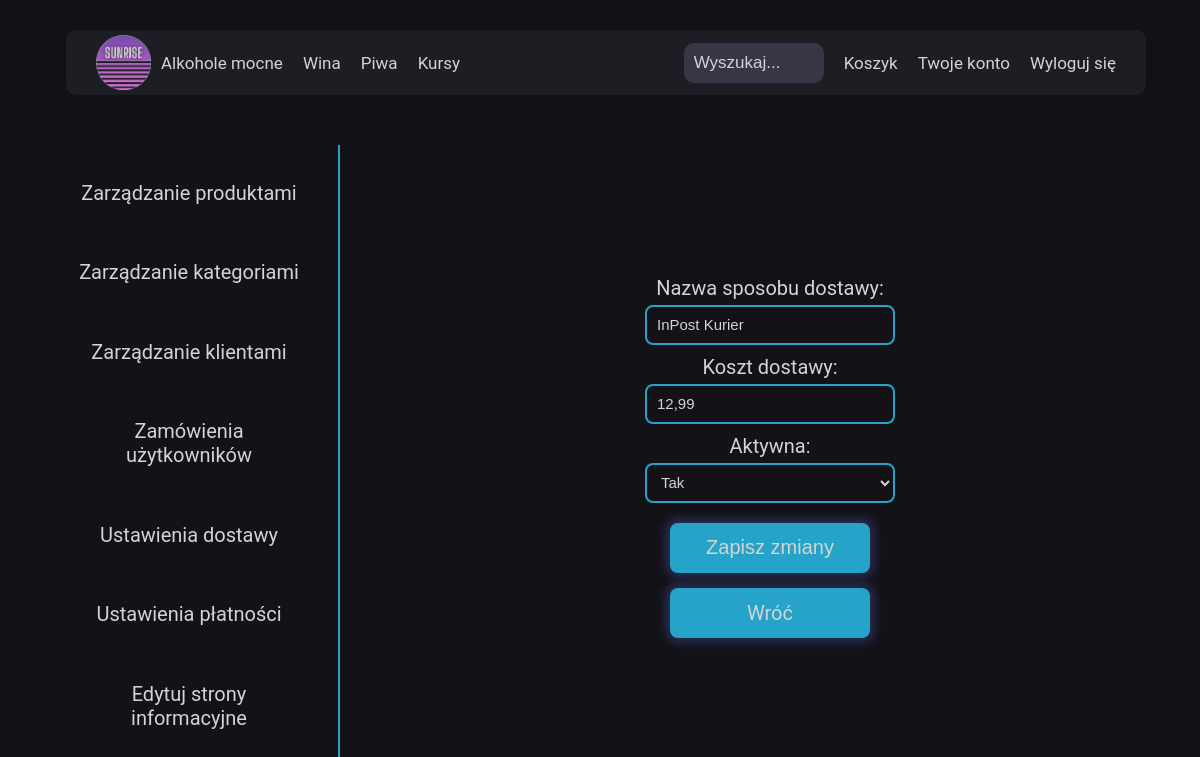
The page /html/admin_panel/edit_shipper.php?item=InPost+Kurier (signed in) on the database its author committed.
### tables this page shows
CREATE TABLE `shipping` (
  `id` int(11) NOT NULL,
  `shipper_name` varchar(50) NOT NULL,
  `shipping_cost` float NOT NULL,
  `isActive` tinyint(1) NOT NULL
);

### html/admin_panel/edit_shipper.php (the view, shortened to what this page needs)
<?php
include '../menu_component.php';
require_once('../../php/dblogin.php');
$name = $_GET['item'] ?? '';
$sql = 'SELECT shipper_name, shipping_cost, isActive FROM shipping WHERE shipper_name LIKE ?';
$stmt = $pdo->prepare($sql);
$stmt->execute([$name]);
$shipper_info = $stmt->fetch();
?>
<!DOCTYPE html>
<html lang="pl">
<head>
  <link rel="stylesheet" href="../../css/main.css" />
</head>
<body>
  <?php echo $nav; ?>
  <main class="user admin">
    <section class="user__menu admin__menu">
      <a href="./index.php" class="user__menu--item admin__menu--item">Zarządzanie produktami</a>
      <a href="./categories.php" class="user__menu--item admin__menu--item">Zarządzanie kategoriami</a>
      <a href="./customers.php" class="user__menu--item admin__menu--item">Zarządzanie klientami</a>
      <a href="./orders.php" class="user__menu--item admin__menu--item">Zamówienia użytkowników</a>
      <a href="./shipping.php" class="user__menu--item admin__menu--item">Ustawienia dostawy</a>
      <a href="./payment.php" class="user__menu--item admin__menu--item">Ustawienia płatności</a>
      <a href="./info_editor.php" class="user__menu--item admin__menu--item">Edytuj strony informacyjne</a>
    </section>
    <section class="user__section admin__section">
      <div class="admin__contentContainer">
        <form method="post" action="">
          <div class="admin__formContainer">
            <label for="name">Nazwa sposobu dostawy:</label>
            <input type="text" name="name" id="name" class="admin__contentContainer--input"
                   value="<?= htmlspecialchars($shipper_info['shipper_name']) ?>">
          </div>
          <div class="admin__formContainer">
            <label for="cost">Koszt dostawy:</label>
            <input type="text" name="cost" id="cost" class="admin__contentContainer--input"
                   value="<?= number_format($shipper_info['shipping_cost'], 2, ',', '') ?>">
          </div>
          <div class="admin__formContainer">
            <label for="isActive">Aktywna:</label>
            <select name="isActive" class="admin__contentContainer--input">
              <option value="1" <?= $shipper_info['isActive'] ? 'selected' : '' ?>>Tak</option>
            </select>
          </div>
          <button type="submit" class="admin__contentContainer--addProduct">Zapisz zmiany</button>
          <a href="./shipping.php" class="linkButton">Wróć</a>
        </form>
      </div>
    </section>
  </main>
</body>
</html>

### css/main.css (style rules this page uses)
*, *::before, *::after { box-sizing: border-box; margin: 0; padding: 0; }
* { scrollbar-width: none; scrollbar-color: #d4d4d4 #121217; }
html { font-size: 62.5%; scroll-behavior: smooth; }
body { min-height: 100%; display: flex; flex-direction: column; font-family: "Roboto", sans-serif; color: #d4d4d4; background-color: #121217; }
a { text-decoration: none; }
.linkButton { display: flex; align-items: center; justify-content: center; height: 50px; width: 200px; margin-top: 15px; border-radius: 8px; color: #d4d4d4; font-size: 2rem; border: none; background-color: rgb(38, 163, 201); box-shadow: 0px 0px 10px 5px #282d50; cursor: pointer; transition: transform 0.3s; }
.user { height: 80vh; width: 100%; display: flex; padding-top: 20px; }
.user__menu { display: flex; flex-direction: column; align-items: center; justify-content: space-evenly; height: 100%; width: 20%; min-width: 300px; margin-left: 40px; border-right: 2px solid rgb(38, 163, 201); }
.user__menu--item { width: 250px; padding: 20px 5px; font-size: 20px; color: #d4d4d4; text-align: center; }
.user__section { display: flex; flex-direction: column; align-items: center; height: 100%; width: 80%; }
.admin__menu { width: 25%; }
.admin__menu--item { width: 300px; }
.admin__section { height: 99%; width: 75%; }
.admin__formContainer { display: flex; flex-direction: column; align-items: center; justify-content: space-between; gap: 5px; }
.admin__formContainer select { color: #d4d4d4; }
.admin__contentContainer { position: relative; height: 800px; display: flex; flex-direction: column; align-items: center; justify-content: space-evenly; }
.admin__contentContainer form { display: flex; flex-direction: column; align-items: center; }
.admin__contentContainer label { font-size: 2rem; margin-top: 10px; }
.admin__contentContainer--input { height: 40px; width: 250px; padding: 0 10px; color: #d4d4d4; background: none; border: 2px solid rgb(38, 163, 201); font-size: 1.5rem; border-radius: 8px; }
.admin__contentContainer--addProduct { height: 50px; width: 200px; margin-top: 15px; border-radius: 8px; color: #d4d4d4; margin: 0 auto; margin-top: 20px; font-size: 2rem; border: none; background-color: rgb(38, 163, 201); box-shadow: 0px 0px 10px 5px #282d50; cursor: pointer; transition: transform 0.3s; }
@media (max-width: 1400px) { .admin__menu--item { width: 230px; } }

### rows shown on the page
shipping: name "InPost Kurier", cost "12,99", isActive "Tak"
